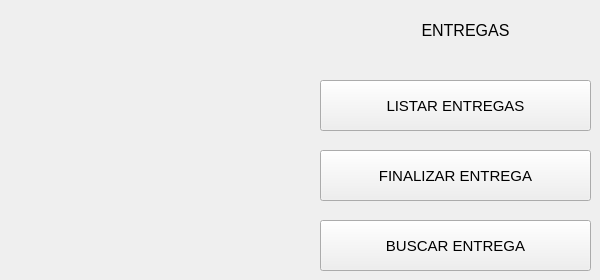
   <widget class="QWidget" name="page_7">
    <widget class="QLabel" name="label_23">
     <property name="geometry">
      <rect>
       <x>350</x>
       <y>10</y>
       <width>231</width>
       <height>41</height>
      </rect>
     </property>
     <property name="font">
      <font>
       <pointsize>12</pointsize>
      </font>
     </property>
     <property name="text">
      <string>ENTREGAS</string>
     </property>
     <property name="alignment">
      <set>Qt::AlignCenter</set>
     </property>
    </widget>
    <widget class="QPushButton" name="pushButton_15">
     <property name="geometry">
      <rect>
       <x>320</x>
       <y>80</y>
       <width>271</width>
       <height>51</height>
      </rect>
     </property>
     <property name="font">
      <font>
       <pointsize>11</pointsize>
      </font>
     </property>
     <property name="text">
      <string>LISTAR ENTREGAS</string>
     </property>
    </widget>
    <widget class="QPushButton" name="pushButton_16">
     <property name="geometry">
      <rect>
       <x>320</x>
       <y>150</y>
       <width>271</width>
       <height>51</height>
      </rect>
     </property>
     <property name="font">
      <font>
       <pointsize>11</pointsize>
      </font>
     </property>
     <property name="text">
      <string>FINALIZAR ENTREGA</string>
     </property>
    </widget>
    <widget class="QPushButton" name="pushButton_17">
     <property name="geometry">
      <rect>
       <x>320</x>
       <y>220</y>
       <width>271</width>
       <height>51</height>
      </rect>
     </property>
     <property name="font">
      <font>
       <pointsize>11</pointsize>
      </font>
     </property>
     <property name="text">
      <string>BUSCAR ENTREGA</string>
     </property>
    </widget>
   </widget>
